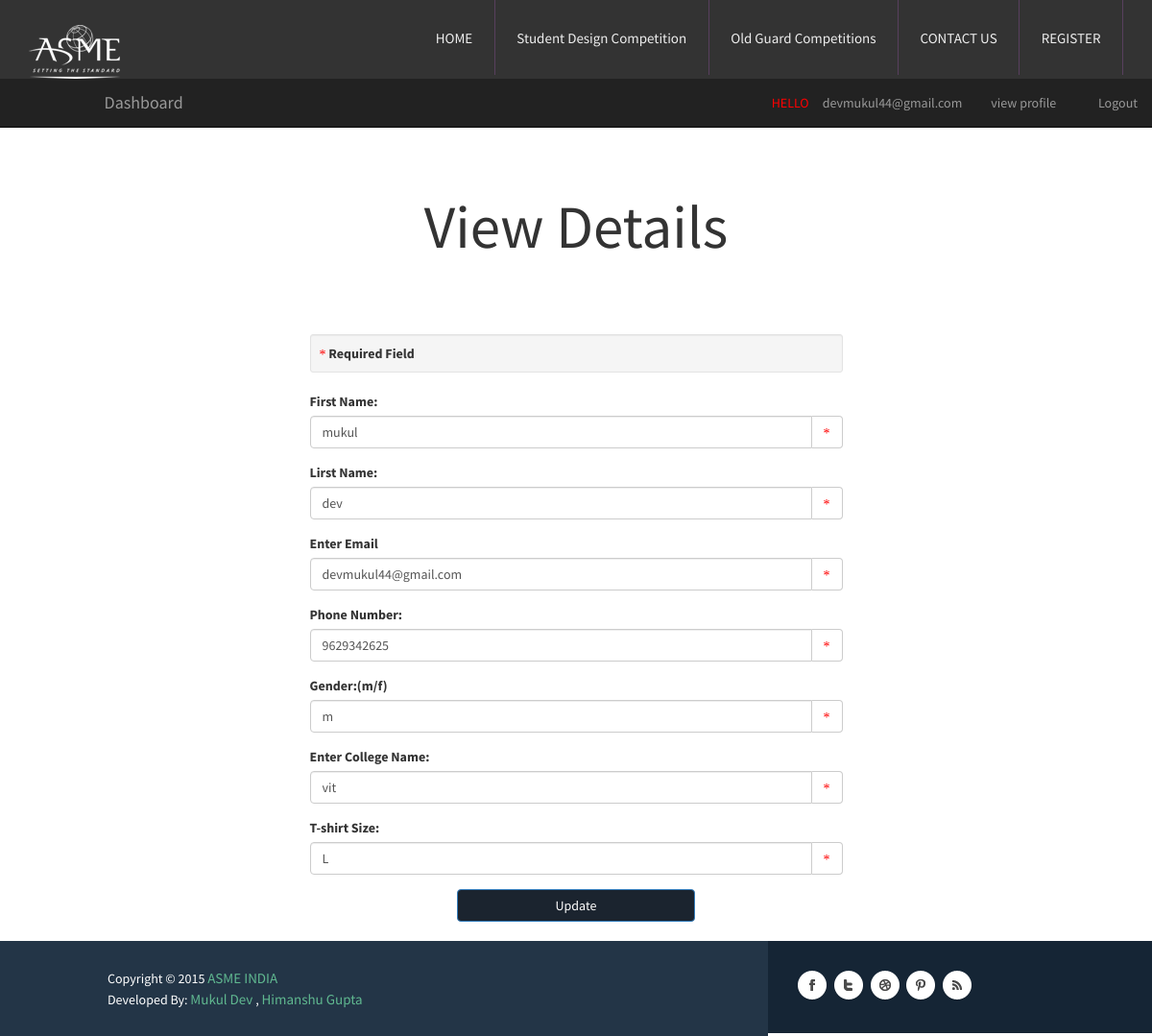
/view.php (signed in), run on the app's committed database.
### tables this page shows
CREATE TABLE IF NOT EXISTS `details` (
  `first_name` varchar(50) NOT NULL,
  `last_name` varchar(50) NOT NULL,
  `email` varchar(50) NOT NULL,
  `phone_number` bigint(50) NOT NULL,
  `gender` varchar(3) NOT NULL,
  `college_name` varchar(50) NOT NULL,
  `t_shirt_size` varchar(3) NOT NULL
);

### view.php (the view, shortened to what this page needs)
<!DOCTYPE html>
<html>
<head>
<link href="css/bootstrap.css" rel='stylesheet' type='text/css' />
<link href="css/style.css" rel="stylesheet" type="text/css" media="all" />
</head>
<body>
	<div class="header">
		<div class="top-header">
			<div class="container">
				<div class="logo">
					<a href="index.php"><img src="images/asme_logo1.png" class="img-responsive" alt="" /></a>
				</div>
				<div class="top-menu ">
					<ul>
						<li><a href="index.php">HOME</a></li>
						<li><a href="index.php#portfolio">Student Design Competition</a></li>
						<li><a href="index.php#portfolio">Old Guard Competitions</a></li>
						<li><a href="index.php#contact-section">CONTACT US</a></li>
						<li><a href="main.php">REGISTER</a></li>
						<div class="clearfix"></div>
					</ul>
				</div>
			</div>
		</div>
<nav class="navbar navbar-inverse navbar-fixed-top" style="position:relative;">
  <div class="container-fluid">
    <div class="navbar-header">
      <a class="navbar-brand" href="main.php">&nbsp &nbsp &nbsp &nbsp &nbsp &nbsp &nbsp &nbsp &nbsp &nbsp &nbsp &nbsp &nbsp Dashboard</a>
    </div>
    <div class="collapse navbar-collapse" id="myNavbar">
      <ul class="nav navbar-nav navbar-right">
        <li><a href="#"><span style="color:red;">HELLO</span> &nbsp &nbsp <?php echo $_SESSION["email"];?></a></li>
		<li><a href="view.php">view profile</a></li>
        <li><a href="logout_php.php"><span class="glyphicon glyphicon-log-in"></span> Logout</a></li>
      </ul>
    </div>
  </div>
</nav>
</div>
<?php
					include("connection.php");
					$email = $_SESSION["email"];
					$sql="Select * from details where email='$email'";
                    $res=mysqli_query($con,$sql);
                    $row1=mysqli_fetch_row($res);
                    $fname = $row1[0];
					$lname = $row1[1];
					$phone = $row1[3];
					$gender = $row1[4];
					$colnm = $row1[5];
					$shirt = $row1[6];
?>
<div class="container">
  <div class="jumbotron">
  <center>
    <h1>View Details</h1>
  </center>
  </div>
  </div>
<div class="container">
    <div class="row">
        <form role="form" action="view_reg.php" method="post">
		<div class="col-lg-3"></div>
            <div class="col-lg-6">
                <div class="well well-sm"><strong><span style="color:red;" class="glyphicon glyphicon-asterisk"></span>&nbsp;Required Field</strong></div>
				<div class="form-group">
                    <label for="InputName">First Name:</label>
                    <div class="input-group">
                        <input type="text" class="form-control" name="fname" id="InputName" value=<?php echo $fname ?> required>
                        <span class="input-group-addon" style="color:red;"><span class="glyphicon glyphicon-asterisk"></span></span>
                    </div>
                </div>
				<div class="form-group">
                    <label for="InputName">Lirst Name:</label>
                    <div class="input-group">
                        <input type="text" class="form-control" name="lname" id="InputName" value=<?php echo $lname ?> required>
                        <span class="input-group-addon" style="color:red;"><span class="glyphicon glyphicon-asterisk"></span></span>
                    </div>
                </div>
                <div class="form-group">
                    <label for="InputEmail">Enter Email</label>
                    <div class="input-group">
                   <?php echo '<input type="email" class="form-control" id="InputEmailFirst" name="email" value='.$_SESSION['email'].' disabled>'
				   ?>
                        <span class="input-group-addon" style="color:red;"><span class="glyphicon glyphicon-asterisk"></span></span>
                    </div>
                </div>
                <div class="form-group">
                    <label for="InputName">Phone Number:</label>
                    <div class="input-group">
                        <input type="text" class="form-control" name="phone" id="InputName" value=<?php echo $phone ?> required>
                        <span class="input-group-addon" style="color:red;"><span class="glyphicon glyphicon-asterisk"></span></span>
                    </div>
                </div>
				<div class="form-group">
                    <label for="InputName">Gender:(m/f)</label>
                    <div class="input-group">
                        <input type="text" class="form-control" name="gender" id="InputName" value=<?php echo $gender ?> required>
                        <span class="input-group-addon" style="color:red;"><span class="glyphicon glyphicon-asterisk"></span></span>
                    </div>
                </div>
				<div class="form-group">
                    <label for="InputName">Enter College Name:</label>
                    <div class="input-group">
                        <input type="text" class="form-control" name="colnm" id="InputName" value=<?php echo $colnm ?> required>
                        <span class="input-group-addon" style="color:red;"><span class="glyphicon glyphicon-asterisk"></span></span>
                    </div>
                </div>
				<div class="form-group">
                    <label for="InputName">T-shirt Size:</label>
                    <div class="input-group">
                        <input type="text" class="form-control" name="shirt" id="InputName" value=<?php echo $shirt ?> required>
                        <span class="input-group-addon" style="color:red;"><span class="glyphicon glyphicon-asterisk"></span></span>
                    </div>
                </div>
					<div class="col-lg-3"></div>
					<div class="col-lg-6">
                <input type="submit" name="submit" id="submit" value="Update" class="btn btn-primary pull-right btn-block">
            </div>
			</div>
        </form>
</div>
</div>
<p><br>
</p>
	<div class="footer">
		<div class="bottom-footer">
			<div class="col-md-8 copy-rights">
				<p>Copyright &copy; 2015  <a href="#">ASME INDIA
				</a></p>
				<p>
				Developed By: <a href="https://www.facebook.com/devmukul44" target="_blank">Mukul Dev</a> , <a href="https://www.facebook.com/gupta.himanshu19" target="_blank">Himanshu Gupta
				</p>
			</div>
			<div class="col-md-4 fax">
					<div class="social-icons">
						<a href="https://www.facebook.com/AsmeVit" target="_blank"><i class="facebook"></i></a>
						<a href="https://twitter.com/ASMEVIT" target="_blank"><i class="twitter"></i></a>
						<a href="#"><i class="dribble"></i></a>
						<a href="#"><i class="pinterest"></i></a>
						<a href="#"><i class="feed"></i></a>
						</div>
			</div>
		</div>
	</div>
</body>
</html>

### css/style.css (style rules this page uses)
body { padding:0; margin:0; font-family: 'Source Sans Pro', sans-serif; }
body a { transition:0.5s all; -webkit-transition:0.5s all; -moz-transition:0.5s all; -o-transition:0.5s all; -ms-transition:0.5s all; }
h1,h2,h3,h4,h5,h6 { margin:0; }
p { margin:0; }
ul { margin:0; padding:0; }
.top-header { background: #333333; }
.logo { float:left; margin-top: 0.8em; }
.top-menu { float:right; }
.top-menu ul li { display:inline-block; float:left; border-right: 1.5px solid #583F5E; }
.top-menu ul li a { text-decoration: none; padding: 1em 0; color: #EEEEEE; display: block; font-size: 15px; font-weight: 400; margin: 1em 1em; }
i.feed { width: 35px; height: 35px; background: url("../images/img-sprite.png") no-repeat -50px 0px; display: inline-block; }
i.facebook { width: 35px; height: 35px; background: url("../images/img-sprite.png") no-repeat -85px 0px; display: inline-block; }
i.twitter { width: 35px; height: 35px; background: url("../images/img-sprite.png") no-repeat -120px -0px; display: inline-block; }
i.dribble { width: 35px; height: 35px; background: url("../images/img-sprite.png") no-repeat -155px -0px; display: inline-block; }
i.pinterest { width: 35px; height: 35px; background: url("../images/img-sprite.png") no-repeat -190px -0px; display: inline-block; }
.container:after { content: "\0020"; display: block; height: 0; clear: both; visibility: hidden; }
.clearfix:before, .clearfix:after, .row:before, .row:after { content: '\0020'; display: block; overflow: hidden; visibility: hidden; width: 0; height: 0; }
.row:after, .clearfix:after { clear: both; }
.copy-rights { background:#233547; padding: 2em 2em 2em 16.5em; }
.copy-rights p { color:#fff; font-size:14px; font-weight:400; }
.copy-rights a { color:#60B890; font-size:15px; font-weight:400; }
.fax { background: #152535; padding:2em 17em 2em 2em; }
@media screen and (max-width:1366px) { .fax { padding: 2em 0em 2em 2em; } }
@media screen and (max-width:1366px) { .copy-rights { padding: 2em 2em 2em 8em; } }

### data on the page
details: fname "mukul", lname "dev", phone "9629342625", gender "m", colnm "vit", shirt "L"

### other printed values
$_SESSION["email"] "devmukul44@gmail.com"
